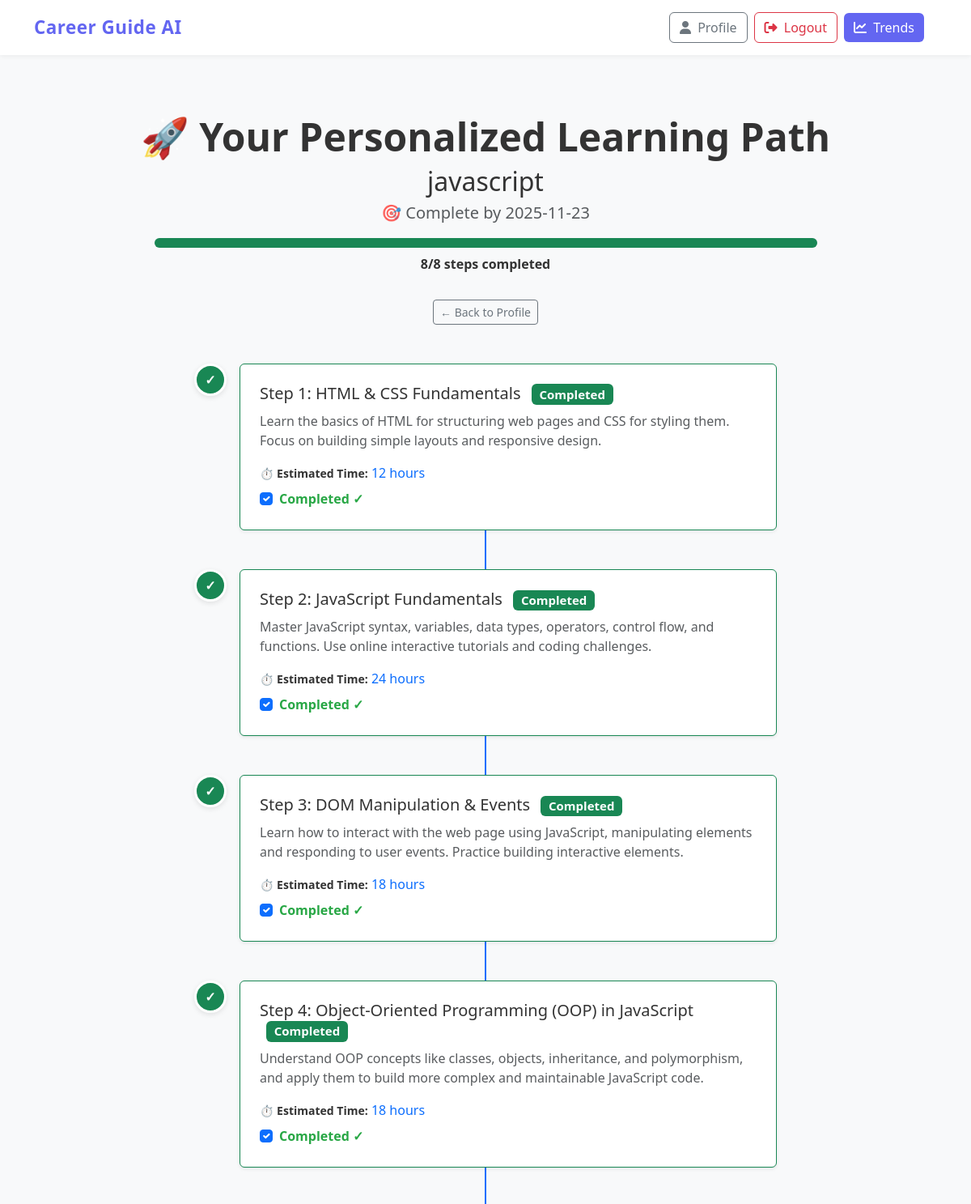
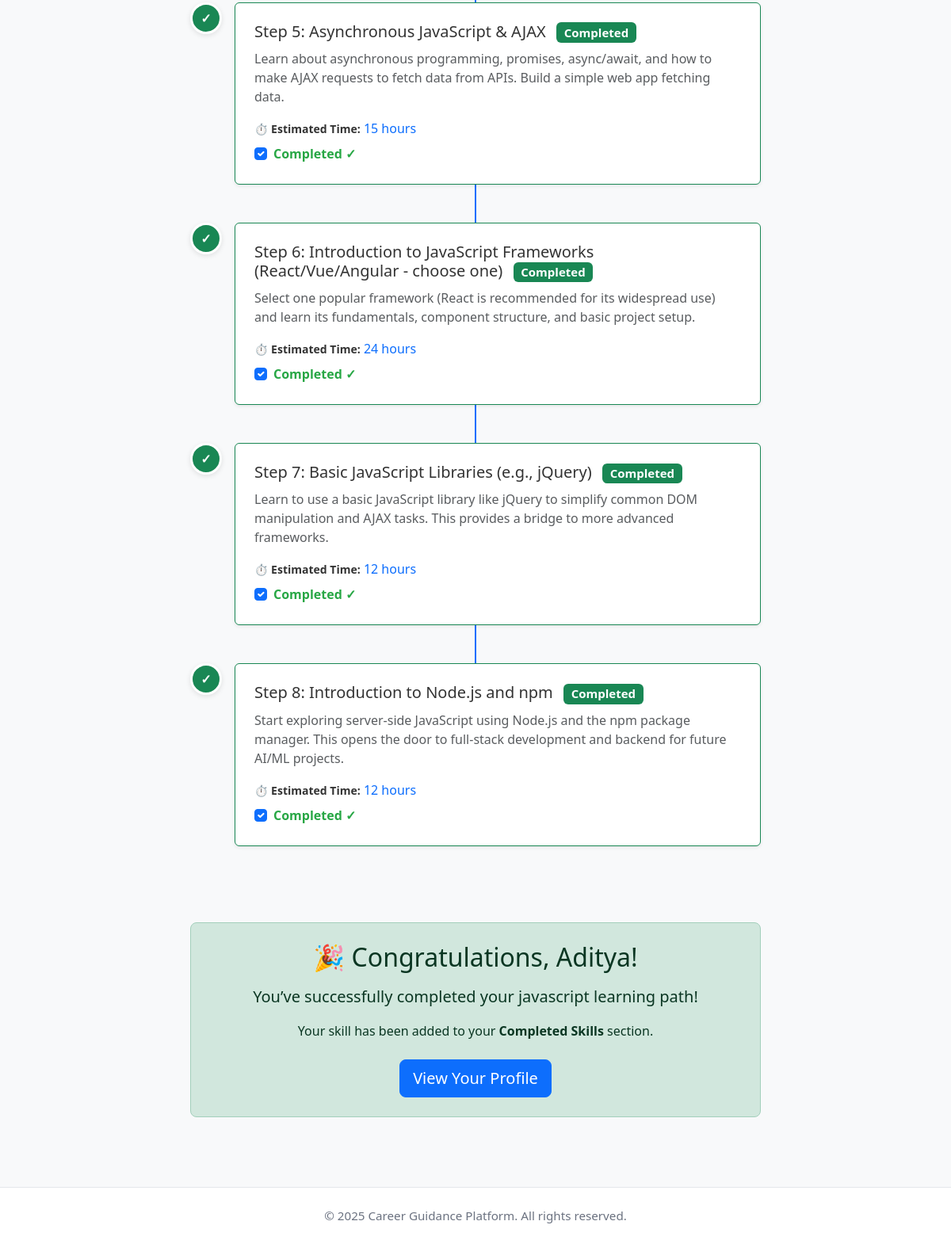
The app's page /learning_roadmap/3 (signed in) with its own data (2 pictures, top to bottom).
### tables this page shows
CREATE TABLE user_goals (
        id INTEGER PRIMARY KEY AUTOINCREMENT,
        user_id INTEGER NOT NULL,
        skill_name TEXT NOT NULL,
        target_date DATE,
        created_at DATETIME DEFAULT CURRENT_TIMESTAMP,
        status TEXT DEFAULT 'active',
        completed_at DATETIME
    );

CREATE TABLE user_roadmap_steps (
        id INTEGER PRIMARY KEY AUTOINCREMENT,
        goal_id INTEGER NOT NULL,
        step_title TEXT NOT NULL,
        description TEXT,
        estimated_hours INTEGER,
        order_index INTEGER,
        completed BOOLEAN DEFAULT 0,
        completed_at DATETIME,
        FOREIGN KEY(goal_id) REFERENCES user_goals(id) ON DELETE CASCADE
    );

### app.py (the view)
@app.route("/learning_roadmap/<int:goal_id>")
def learning_roadmap(goal_id):
    if "user_id" not in session:
        return redirect(url_for("login"))
    try:
        conn = sqlite3.connect(DB_PATH)
        c = conn.cursor()
        c.execute("""
            SELECT id, skill_name, target_date, status,
                   (SELECT COUNT(*) FROM user_roadmap_steps WHERE goal_id = user_goals.id) as total_steps,
                   (SELECT COUNT(*) FROM user_roadmap_steps WHERE goal_id = user_goals.id AND completed = 1) as completed_steps
            FROM user_goals
            WHERE id = ? AND user_id = ?
        """, (goal_id, session["user_id"]))
        goal_row = c.fetchone()
        if not goal_row:
            flash("Goal not found or access denied.", "error")
            return redirect(url_for("profile"))
        goal = {
            "id": goal_row[0],
            "skill_name": goal_row[1],
            "target_date": goal_row[2],
            "status": goal_row[3],
            "total_steps": goal_row[4],
            "completed_steps": goal_row[5],
            "progress_percent": int(goal_row[5] / goal_row[4] * 100) if goal_row[4] > 0 else 0
        }
        c.execute("""
            SELECT id, step_title, description, estimated_hours, completed
            FROM user_roadmap_steps
            WHERE goal_id = ?
            ORDER BY order_index
        """, (goal_id,))
        steps = []
        for row in c.fetchall():
            steps.append({
                "id": row[0],
                "step_title": row[1],
                "description": row[2],
                "estimated_hours": row[3],
                "completed": bool(row[4])
            })
        conn.close()
        return render_template("learning_roadmap.html", goal=goal, roadmap_steps=steps)
    except sqlite3.Error as e:
        print(f"Database error: {e}")
        flash("Error loading roadmap.", "error")
        return redirect(url_for("profile"))

### templates/learning_roadmap.html (shortened to what this page needs)
{% extends "layout.html" %}
{% block content %}
<div class="container py-5">
    <div class="text-center mb-5">
        <h1 class="display-5 fw-bold">🚀 Your Personalized Learning Path</h1>
        <h2 class="mb-1">{{ goal.skill_name }}</h2>
        <p class="lead text-muted">
            {% if goal.target_date %}🎯 Complete by {{ goal.target_date }}{% else %}📅 No deadline set{% endif %}
        </p>
        <div class="progress w-75 mx-auto mt-3" style="height: 12px; border-radius: 6px;">
            <div class="progress-bar bg-success" role="progressbar" style="width: {{ goal.progress_percent }}%" aria-valuenow="{{ goal.progress_percent }}" aria-valuemin="0" aria-valuemax="100"></div>
        </div>
        <p class="mt-2"><strong>{{ goal.completed_steps }}/{{ goal.total_steps }} steps completed</strong></p>
        <a href="{{ url_for('profile') }}" class="btn btn-outline-secondary btn-sm mt-3">
            ← Back to Profile
        </a>
    </div>
    <div class="row justify-content-center">
        <div class="col-lg-8">
            <div class="position-relative">
                {% for step in roadmap_steps %}
                    {% set is_completed = step.completed %}
                    {% set is_current = not step.completed and loop.index0 == goal.completed_steps %}
                    {% set color_class = "bg-success" if is_completed else ("bg-warning" if is_current else "bg-light") %}
                    {% set icon = "✓" if is_completed else (loop.index if not is_completed else "") %}
                    <div class="d-flex mb-5 position-relative" style="z-index: 1;">
                        <div class="flex-shrink-0 me-3 d-flex align-items-center justify-content-center rounded-circle {{ color_class }} text-white" style="width: 40px; height: 40px; font-weight: bold; border: 3px solid white; box-shadow: 0 2px 6px rgba(0,0,0,0.1);">
                            {{ icon }}
                        </div>
                        <div class="flex-grow-1 bg-white p-4 rounded shadow-sm border {{ 'border-success' if is_completed else ('border-warning' if is_current else 'border-light') }}">
                            <h5 class="mb-2">
                                Step {{ loop.index }}: {{ step.step_title }}
                                {% if is_completed %}
                                    <span class="badge bg-success ms-2">Completed</span>
                                {% elif is_current %}
                                    <span class="badge bg-warning text-dark ms-2">Next Up</span>
                                {% endif %}
                            </h5>
                            <p class="text-muted mb-3">{{ step.description }}</p>
                            {% if step.estimated_hours %}
                                <p class="mb-2"><small class="fw-bold">⏱️ Estimated Time:</small> <span class="text-primary">{{ step.estimated_hours }} hours</span></p>
                            {% endif %}
                            <div class="form-check">
                                <input class="form-check-input step-checkbox" type="checkbox" data-step-id="{{ step.id }}" {% if step.completed %}checked{% endif %}>
                                <label class="form-check-label">
                                    {% if step.completed %}
                                        Completed ✓
                                    {% else %}
                                        Mark as Complete
                                    {% endif %}
                                </label>
                            </div>
                        </div>
                    </div>
                {% endfor %}
            </div>
        </div>
    </div>
    {% if goal.status == 'completed' %}
    <div class="row justify-content-center mt-5">
        <div class="col-lg-8">
            <div class="alert alert-success text-center rounded-3 py-4">
                <h2 class="mb-3">🎉 Congratulations, {{ session.username }}!</h2>
                <p class="lead">You’ve successfully completed your <strong>{{ goal.skill_name }}</strong> learning path!</p>
                <p>Your skill has been added to your <strong>Completed Skills</strong> section.</p>
                <a href="{{ url_for('profile') }}" class="btn btn-primary btn-lg mt-2">View Your Profile</a>
            </div>
        </div>
    </div>
    {% endif %}
</div>
{% endblock %}

### templates/layout.html (style rules this page uses)
body { font-family: 'Segoe UI', Tahoma, Geneva, Verdana, sans-serif; background-color: #f8f9fa; color: #333; }

### templates/learning_roadmap.html (style rules this page uses)
.step-checkbox:checked + label { color: #28a745; font-weight: bold; }

### records on screen
user_goals: skill_name "javascript", target_date "2025-11-23"
user_roadmap_steps: icon "✓", step_title "HTML & CSS Fundamentals", description "Learn the basics of HTML for structuring web pages and CSS for styling them. Focus on building simple layouts and responsive design.", estimated_hours "12", completed "☑", shows "Completed ✓"
user_roadmap_steps: icon "✓", step_title "JavaScript Fundamentals", description "Master JavaScript syntax, variables, data types, operators, control flow, and functions. Use online interactive tutorials and coding challenges.", estimated_hours "24", completed "☑", shows "Completed ✓"
user_roadmap_steps: icon "✓", step_title "DOM Manipulation & Events", description "Learn how to interact with the web page using JavaScript, manipulating elements and responding to user events. Practice building interactive elements.", estimated_hours "18", completed "☑", shows "Completed ✓"
user_roadmap_steps: icon "✓", step_title "Object-Oriented Programming (OOP) in JavaScript", description "Understand OOP concepts like classes, objects, inheritance, and polymorphism, and apply them to build more complex and maintainable JavaScript code.", estimated_hours "18", completed "☑", shows "Completed ✓"
user_roadmap_steps: icon "✓", step_title "Asynchronous JavaScript & AJAX", description "Learn about asynchronous programming, promises, async/await, and how to make AJAX requests to fetch data from APIs. Build a simple web app fetching data.", estimated_hours "15", completed "☑", shows "Completed ✓"
user_roadmap_steps: icon "✓", step_title "Introduction to JavaScript Frameworks (React/Vue/Angular - choose one)", description "Select one popular framework (React is recommended for its widespread use) and learn its fundamentals, component structure, and basic project setup.", estimated_hours "24", completed "☑", shows "Completed ✓"
user_roadmap_steps: icon "✓", step_title "Basic JavaScript Libraries (e.g., jQuery)", description "Learn to use a basic JavaScript library like jQuery to simplify common DOM manipulation and AJAX tasks. This provides a bridge to more advanced frameworks.", estimated_hours "12", completed "☑", shows "Completed ✓"
user_roadmap_steps: icon "✓", step_title "Introduction to Node.js and npm", description "Start exploring server-side JavaScript using Node.js and the npm package manager. This opens the door to full-stack development and backend for future AI/ML projects.", estimated_hours "12", completed "☑", shows "Completed ✓"

### other values on screen
{{ goal.completed_steps }} "8"
{{ goal.total_steps }} "8"
{{ session.username }} "Aditya"
